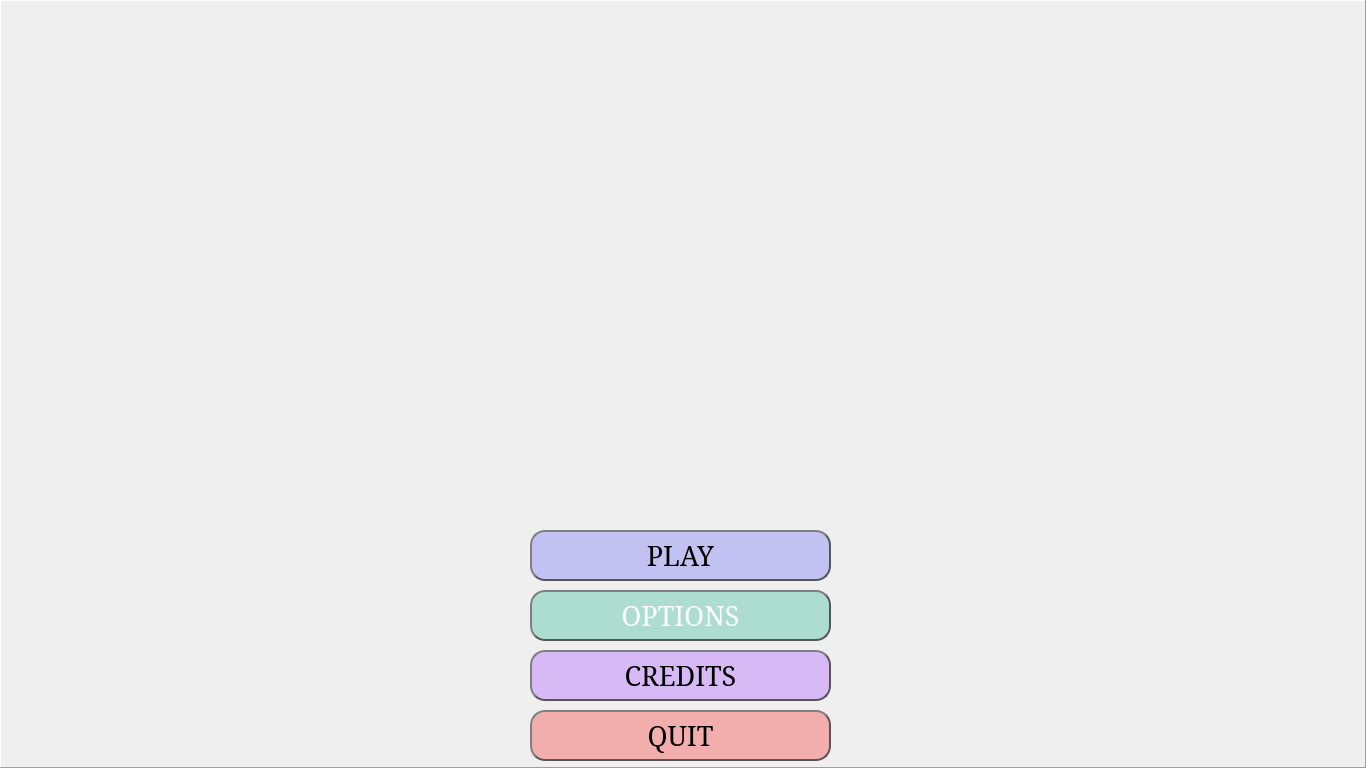
<?xml version="1.0" encoding="UTF-8"?>
<ui version="4.0">
 <class>mainwindoww</class>
 <widget class="QDialog" name="mainwindoww">
  <property name="enabled">
   <bool>true</bool>
  </property>
  <property name="geometry">
   <rect>
    <x>0</x>
    <y>0</y>
    <width>1366</width>
    <height>768</height>
   </rect>
  </property>
  <property name="sizePolicy">
   <sizepolicy hsizetype="Preferred" vsizetype="Preferred">
    <horstretch>0</horstretch>
    <verstretch>0</verstretch>
   </sizepolicy>
  </property>
  <property name="windowTitle">
   <string>Dialog</string>
  </property>
  <widget class="QLabel" name="labelbackground">
   <property name="geometry">
    <rect>
     <x>0</x>
     <y>0</y>
     <width>1366</width>
     <height>768</height>
    </rect>
   </property>
   <property name="sizePolicy">
    <sizepolicy hsizetype="Preferred" vsizetype="Preferred">
     <horstretch>0</horstretch>
     <verstretch>0</verstretch>
    </sizepolicy>
   </property>
   <property name="font">
    <font>
     <family>Serif</family>
     <pointsize>15</pointsize>
     <stylestrategy>PreferDefault</stylestrategy>
    </font>
   </property>
   <property name="focusPolicy">
    <enum>Qt::StrongFocus</enum>
   </property>
   <property name="autoFillBackground">
    <bool>false</bool>
   </property>
   <property name="styleSheet">
    <string notr="true">background-image: url(:/bGrounds/backgrounds/ff.jpg);
</string>
   </property>
   <property name="frameShape">
    <enum>QFrame::Panel</enum>
   </property>
   <property name="frameShadow">
    <enum>QFrame::Raised</enum>
   </property>
   <property name="text">
    <string/>
   </property>
   <property name="pixmap">
    <pixmap>:/res/backgrounds/ff.jpg</pixmap>
   </property>
   <property name="scaledContents">
    <bool>true</bool>
   </property>
  </widget>
  <widget class="QPushButton" name="pushButton_Start">
   <property name="geometry">
    <rect>
     <x>530</x>
     <y>530</y>
     <width>301</width>
     <height>51</height>
    </rect>
   </property>
   <property name="sizePolicy">
    <sizepolicy hsizetype="Minimum" vsizetype="Minimum">
     <horstretch>0</horstretch>
     <verstretch>0</verstretch>
    </sizepolicy>
   </property>
   <property name="font">
    <font>
     <family>Serif</family>
     <pointsize>20</pointsize>
     <weight>50</weight>
     <bold>false</bold>
     <stylestrategy>PreferDefault</stylestrategy>
    </font>
   </property>
   <property name="cursor">
    <cursorShape>OpenHandCursor</cursorShape>
   </property>
   <property name="focusPolicy">
    <enum>Qt::StrongFocus</enum>
   </property>
   <property name="toolTip">
    <string>&lt;html&gt;&lt;head/&gt;&lt;body&gt;&lt;p&gt;START THE GAME&lt;/p&gt;&lt;/body&gt;&lt;/html&gt;</string>
   </property>
   <property name="autoFillBackground">
    <bool>false</bool>
   </property>
   <property name="styleSheet">
    <string notr="true">
 QPushButton:hover#pushButton_Start{
	 background-color: rgba(11, 11, 255, 150);
  border: 2px solid #555;
    border-radius: 15px;

    border-style: inset;
	font: 32pt &quot;Serif&quot;;
	color: rgb(255, 255, 255);

 }
QPushButton:!hover#pushButton_Start{
 border: 2px solid #555;
    border-radius: 15px;
    border-style: outset;
    padding: 5px;
 background-color: rgba(11, 11, 255, 50);

 }

   
</string>
   </property>
   <property name="text">
    <string>PLAY</string>
   </property>
   <property name="shortcut">
    <string>Return</string>
   </property>
  </widget>
  <widget class="QPushButton" name="pushButton_Options">
   <property name="geometry">
    <rect>
     <x>530</x>
     <y>590</y>
     <width>301</width>
     <height>51</height>
    </rect>
   </property>
   <property name="sizePolicy">
    <sizepolicy hsizetype="Minimum" vsizetype="Minimum">
     <horstretch>0</horstretch>
     <verstretch>0</verstretch>
    </sizepolicy>
   </property>
   <property name="font">
    <font>
     <family>Serif</family>
     <pointsize>20</pointsize>
     <weight>50</weight>
     <bold>false</bold>
     <stylestrategy>PreferDefault</stylestrategy>
    </font>
   </property>
   <property name="cursor">
    <cursorShape>OpenHandCursor</cursorShape>
   </property>
   <property name="focusPolicy">
    <enum>Qt::StrongFocus</enum>
   </property>
   <property name="autoFillBackground">
    <bool>false</bool>
   </property>
   <property name="styleSheet">
    <string notr="true">
 QPushButton:hover#pushButton_Options{

  border: 2px solid #555;
    border-radius: 15px;
     border-style: inset;


	background-color: rgba(0, 170, 127,180);
	color: rgb(255, 255, 255);
	font: 30pt &quot;Serif&quot;;
 }
QPushButton:!hover#pushButton_Options{
 border: 2px solid #555;
    border-radius: 15px;
    border-style: outset;
    padding: 5px;

	color: rgb(255, 255, 255);
	background-color: rgba(0, 170, 127,70);
 }

   
</string>
   </property>
   <property name="text">
    <string>OPTIONS</string>
   </property>
   <property name="shortcut">
    <string>Ctrl+O</string>
   </property>
  </widget>
  <widget class="QPushButton" name="pushButton_Credits">
   <property name="geometry">
    <rect>
     <x>530</x>
     <y>650</y>
     <width>301</width>
     <height>51</height>
    </rect>
   </property>
   <property name="sizePolicy">
    <sizepolicy hsizetype="Minimum" vsizetype="Minimum">
     <horstretch>0</horstretch>
     <verstretch>0</verstretch>
    </sizepolicy>
   </property>
   <property name="font">
    <font>
     <family>Serif</family>
     <pointsize>20</pointsize>
     <weight>50</weight>
     <bold>false</bold>
     <stylestrategy>PreferDefault</stylestrategy>
    </font>
   </property>
   <property name="cursor">
    <cursorShape>OpenHandCursor</cursorShape>
   </property>
   <property name="focusPolicy">
    <enum>Qt::StrongFocus</enum>
   </property>
   <property name="autoFillBackground">
    <bool>false</bool>
   </property>
   <property name="styleSheet">
    <string notr="true">
 QPushButton:hover#pushButton_Credits{
	background-color: rgba(226, 226, 226,200);
  border: 2px solid #555;
    border-radius: 15px;
    border-style: inset;
	font: 28pt &quot;Serif&quot;;
background-color: rgba(170, 85, 255,180);

 }
QPushButton:!hover#pushButton_Credits{
 border: 2px solid #555;
    border-radius: 15px;
    border-style: outset;
    padding: 5px;	
background-color: rgba(170, 85, 255,90);
 }

   
</string>
   </property>
   <property name="text">
    <string>CREDITS</string>
   </property>
   <property name="flat">
    <bool>false</bool>
   </property>
  </widget>
  <widget class="QPushButton" name="pushButton_Quit">
   <property name="geometry">
    <rect>
     <x>530</x>
     <y>710</y>
     <width>301</width>
     <height>51</height>
    </rect>
   </property>
   <property name="sizePolicy">
    <sizepolicy hsizetype="Minimum" vsizetype="Minimum">
     <horstretch>0</horstretch>
     <verstretch>0</verstretch>
    </sizepolicy>
   </property>
   <property name="font">
    <font>
     <family>Serif</family>
     <pointsize>20</pointsize>
     <weight>50</weight>
     <bold>false</bold>
     <stylestrategy>PreferDefault</stylestrategy>
    </font>
   </property>
   <property name="cursor">
    <cursorShape>OpenHandCursor</cursorShape>
   </property>
   <property name="focusPolicy">
    <enum>Qt::StrongFocus</enum>
   </property>
   <property name="autoFillBackground">
    <bool>false</bool>
   </property>
   <property name="styleSheet">
    <string notr="true">
 QPushButton:hover#pushButton_Quit{
	background-color: rgba(226, 226, 226,200);
  border: 2px solid #555;
    border-radius: 15px;
      border-style: inset;
	font: 28pt &quot;Serif&quot;;
	background-color: rgba(253, 0, 0,190);

 }
QPushButton:!hover#pushButton_Quit{
 border: 2px solid #555;
    border-radius: 15px;
    border-style: outset;
    padding: 5px;	
	background-color: rgba(253, 0, 0,70);
 }

   
</string>
   </property>
   <property name="text">
    <string>QUIT</string>
   </property>
   <property name="shortcut">
    <string>Esc</string>
   </property>
  </widget>
 </widget>
 <resources/>
 <connections/>
</ui>
